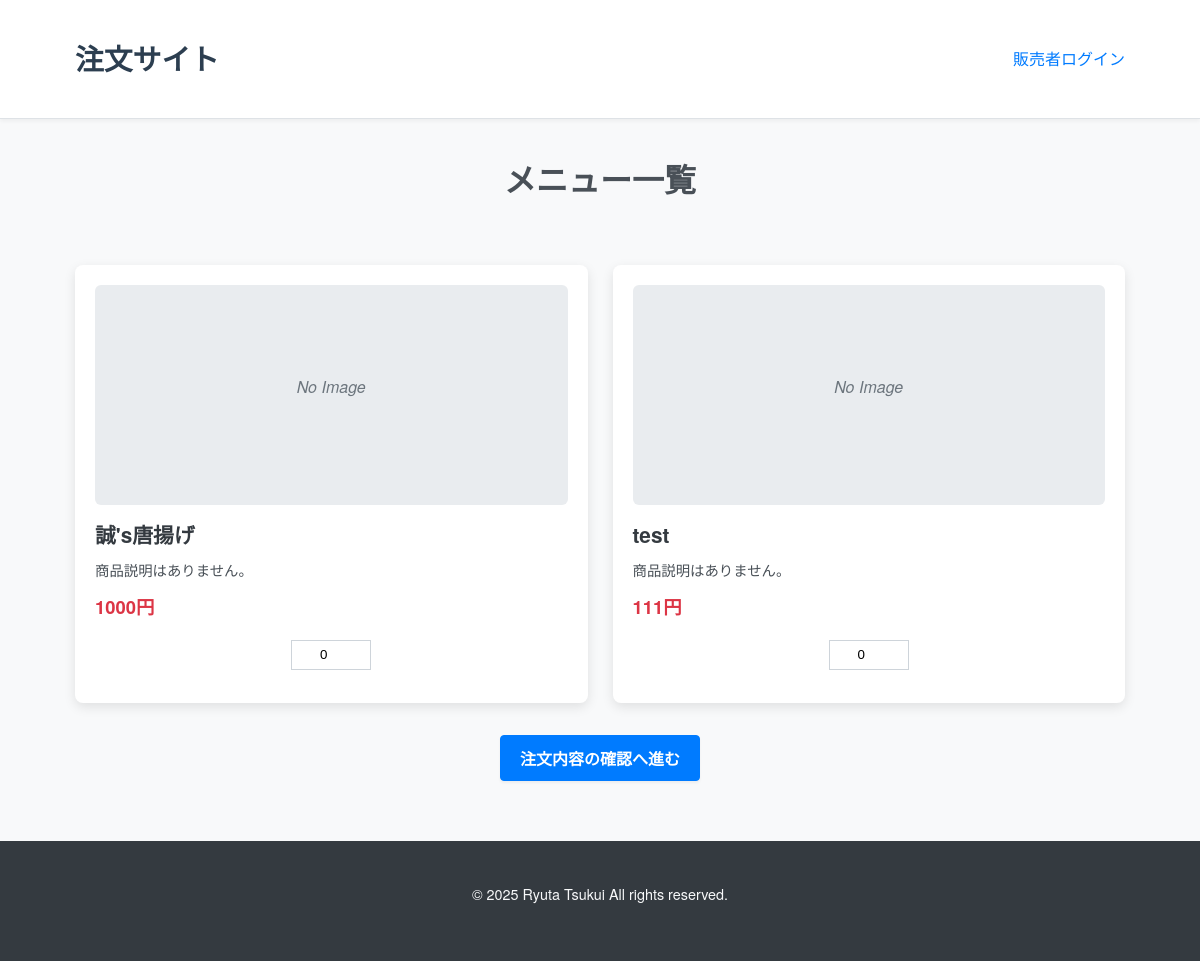
The page / on the database its author committed.
### menu/models.py (models this page shows, shortened)
class MenuItem(models.Model):
    name = models.CharField(max_length=100)
    price = models.IntegerField()
    description = models.TextField(blank=True)
    image = models.ImageField(upload_to='menu_images/', blank=True, null=True)
    def image_tag(self):
        if self.image:
            return format_html('<img src="{}" width="100" height="100" />', self.image.url)
        return "No Image"
    image_tag.short_description = '画像表示'

### menu/views.py (the view)
# urls.py: path('', views.menu_list, name='menu_list'),
def menu_list(request):
    items = MenuItem.objects.all()
    return render(request, 'menu/menu_list.html', {'items': items})

### menu/templates/menu/menu_list.html (shortened to what this page needs)
{% extends 'base.html' %}
{% load static %}
{% block content %}
<div class="container">
    <h1 class="page-title">メニュー一覧</h1>
    <section class="menu">
        <form method="post" action="{% url 'menu:order_confirm' %}">
            {% if items %}
            <div class="menu-container">
                {% for item in items %}
                <div class="menu-card">
                    {% if item.image %}
                    <img src="{{ item.image.url }}" alt="{{ item.name }}">
                    {% else %}
                    <div class="menu-card-no-image">
                        <p>No Image</p>
                    </div>
                    {% endif %}
                    <h2>{{ item.name }}</h2>
                    <p class="item-description">{{ item.description|default:"商品説明はありません。" }}</p>
                    <p class="item-price"><strong>{{ item.price }}</strong>円</p>
                    <input type="number" id="quantity_{{ item.id }}" name="quantity_{{ item.id }}" value="0" min="0" aria-label="{{ item.name }}の数量">
                </div>
                {% endfor %}
            </div>
            <div class="menu-actions">
                <button class="btn" type="submit">注文内容の確認へ進む</button>
            </div>
            {% else %}
            <p class="text-center">現在注文できる商品がありません。</p>
            {% endif %}
        </form>
    </section>
</div>
{% endblock %}

### static/css/style.css (style rules this page uses)
*, *::before, *::after { box-sizing: border-box; margin: 0; padding: 0; }
html { font-size: 16px; scroll-behavior: smooth; }
body { font-family: 'Helvetica Neue', Arial, 'Hiragino Kaku Gothic ProN', 'Hiragino Sans', Meiryo, sans-serif; line-height: 1.6; color: #333; background-color: #f8f9fa; margin: 0; }
.container { width: 90%; max-width: 1200px; margin: 0 auto; padding: 20px 15px; }
h1, h2, h3, h4, h5, h6 { font-weight: 600; line-height: 1.3; color: #343a40; }
.page-title { font-size: 2rem; margin-bottom: 1.5em; text-align: center; color: #495057; }
p { margin-bottom: 1em; }
.btn { display: inline-block; padding: 0.6em 1.2em; font-size: 1rem; font-weight: 600; text-align: center; text-decoration: none; color: #fff; background-color: #007bff; border: 1px solid #007bff; border-radius: 0.25rem; cursor: pointer; transition: background-color 0.2s ease-in-out, border-color 0.2s ease-in-out, color 0.2s ease-in-out, box-shadow 0.2s ease-in-out; box-shadow: 0 2px 3px rgba(0,0,0,0.05); }
.menu-container { display: grid; grid-template-columns: repeat(auto-fit, minmax(280px, 1fr)); gap: 25px; padding-top: 1rem; width: 100%; }
.menu-card { background: #fff; border-radius: 8px; box-shadow: 0 4px 12px rgba(0,0,0,0.1); padding: 1.25em; display: flex; flex-direction: column; transition: transform 0.25s ease-in-out, box-shadow 0.25s ease-in-out; }
.menu-card img, .menu-card-no-image { width: 100%; height: 220px; object-fit: cover; border-radius: 6px; margin-bottom: 1em; }
.menu-card-no-image { display: flex; align-items: center; justify-content: center; background-color: #e9ecef; color: #6c757d; font-style: italic; }
.menu-card h2 { font-size: 1.3rem; margin-top: 0; margin-bottom: 0.5em; color: #343a40; }
.menu-card .item-description { font-size: 0.9rem; color: #495057; margin-bottom: 0.75em; flex-grow: 1; }
.menu-card .item-price { font-size: 1.15rem; font-weight: bold; color: #dc3545; margin-bottom: 1em; }
.menu-card .item-price strong { font-weight: inherit; }
.menu-card input[type="number"] { width: 80px; padding: 0.5em; text-align: center; margin: 0 auto 1em auto; border: 1px solid #ced4da; }
.menu-actions { margin-top: 2em; text-align: center; }

### rows shown on the page
MenuItem: shows "No Image", name "誠's唐揚げ", description "商品説明はありません。", price "1000"
MenuItem: shows "No Image", name "test", description "商品説明はありません。", price "111"
